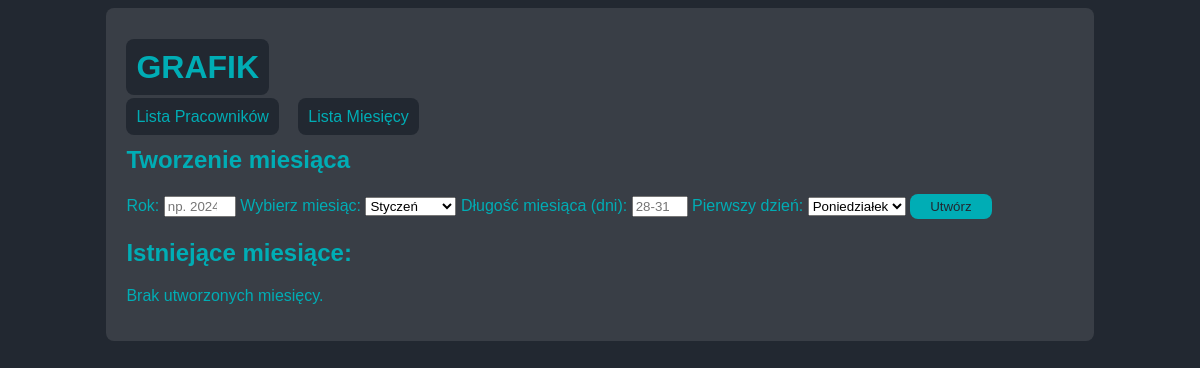
The app's page /add_month, older data.
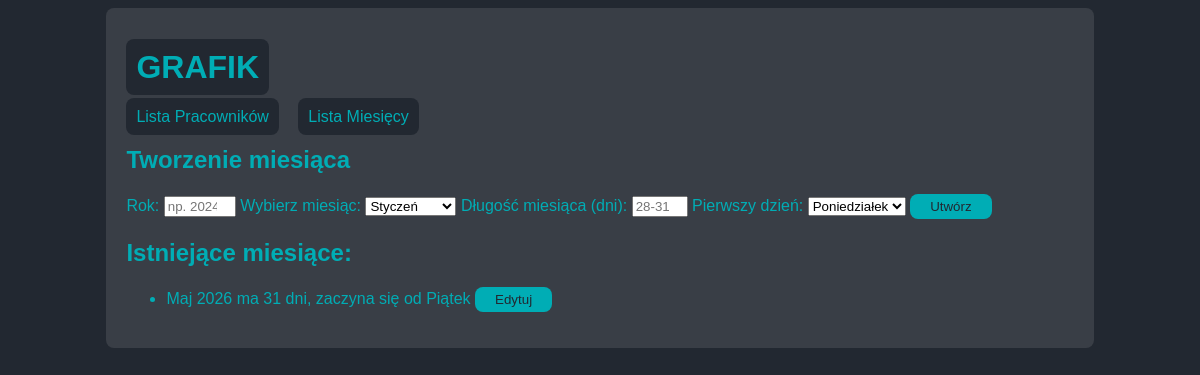
The same page, newer data.
### tables this page shows
CREATE TABLE months (
    id INTEGER PRIMARY KEY AUTOINCREMENT,
    name TEXT NOT NULL,
    length INTEGER NOT NULL,
    weekday_start TEXT NOT NULL,
    year INTEGER NOT NULL
);

### app.py (the view, shortened to what this page needs)
@app.route("/add_month", methods=["GET", "POST"])
def add_month():
    db = get_db()
    cursor = db.cursor()
    if request.method == "GET":
        months = db.execute("SELECT * FROM months").fetchall()
    return render_template("add_month.html", months=months)

### app.py (called while the page is built)
def get_db():
    if "db" not in g:
        conn = sqlite3.connect(DATABASE)
        conn.row_factory = sqlite3.Row
        conn.execute("PRAGMA foreign_keys = ON;")
        g.db = conn
    return g.db

### templates/add_month.html (shortened to what this page needs)
{% extends "index.html" %}
    {% block content %}
    <h2>Tworzenie miesiąca</h2>
    <form method="post" action="{{ url_for('add_month') }}">
        <label for="year">Rok:</label>
        <input type="number" name="year" id="year" min="1900" max="2100" required placeholder="np. 2024">
        <label for="month">Wybierz miesiąc:</label>
        <select name="month" id="month">
            {% for month in ['Styczeń', 'Luty', 'Marzec', 'Kwiecień', 'Maj', 'Czerwiec', 'Lipiec', 'Sierpień', 'Wrzesień', 'Październik', 'Listopad', 'Grudzień'] %}
                <option value="{{ month }}" required>{{ month }}</option>
            {% endfor %}
        </select>
        <label for="month_length">Długość miesiąca (dni):   </label>
        <input type="number" name="month_length" id="month_length" min="28" max="31" required placeholder="28-31">
        <label for="first_day">Pierwszy dzień:</label>
        <select name="first_day" id="first_day">
            {% for day in ['Poniedziałek', 'Wtorek', 'Środa', 'Czwartek', 'Piątek', 'Sobota', 'Niedziela'] %}
                <option value="{{ day }}" required>{{ day }}</option>
            {% endfor %}
        </select>
        <button type="submit">Utwórz</button>
    </form>
        <h2>Istniejące miesiące:</h2>
        {% if months|length == 0 %}
            <p>Brak utworzonych miesięcy.</p>
        {% else %}
            <ul>
                {% for month in months %}
                <form method="get" action="{{ url_for('month_availability', month_id=month['id']) }}">
                    <li>{{ month['name'] }} {{ month['year'] }} ma {{ month['length'] }} dni, zaczyna się od {{ month['weekday_start'] }} <button type="submit" >Edytuj</button></li>
                </form>
                {% endfor %}
            </ul>
        {% endif %}
    {% endblock %}

Row changes from the older to the newer data that the page shows:
added months: name "Maj", year "2026", length "31", weekday_start "Piątek"
Text that changed along with them:
text no longer shown: "Brak utworzonych miesięcy."
